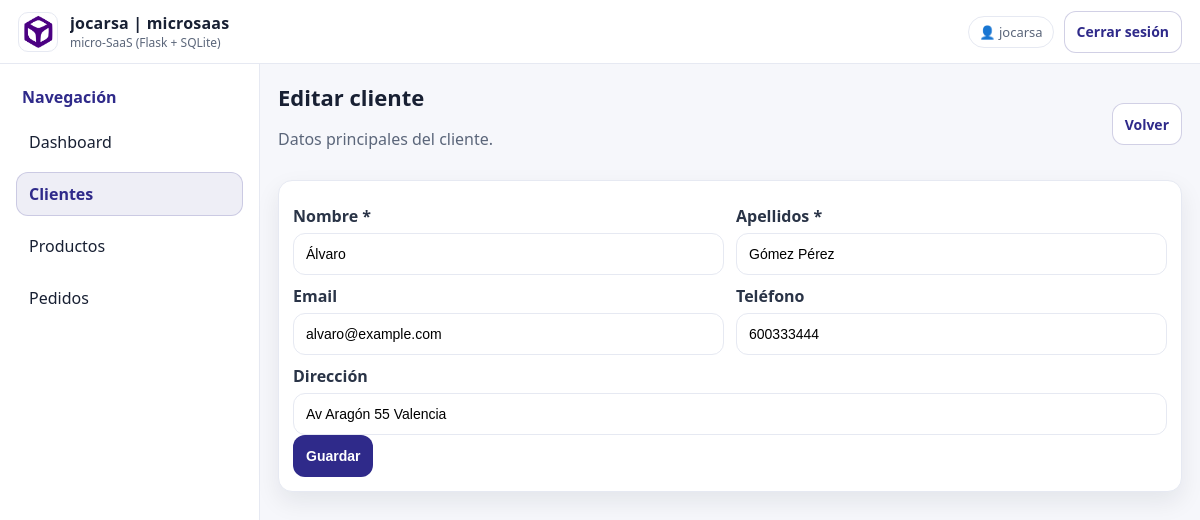
Page /clientes/2/editar (signed in) on the committed database.
### tables this page shows
CREATE TABLE clientes(
            id INTEGER PRIMARY KEY AUTOINCREMENT,
            nombre TEXT NOT NULL,
            apellidos TEXT NOT NULL,
            email TEXT,
            telefono TEXT,
            direccion TEXT,
            created_at TEXT NOT NULL
        );

### app.py (the view, shortened to what this page needs)
    @app.route("/clientes/<int:cliente_id>/editar", methods=["GET", "POST"])
    @login_required
    def clientes_edit(cliente_id):
        conn = get_db()
        cliente = conn.execute("SELECT * FROM clientes WHERE id = ?", (cliente_id,)).fetchone()
        if not cliente:
            conn.close()
            flash("Cliente no encontrado.", "error")
            return redirect(url_for("clientes_list"))
        conn.close()
        return render_template("clientes_form.html", mode="edit", cliente=cliente)

### templates/clientes_form.html
{% extends "base.html" %}
{% block body %}
  <aside class="sidebar">
    <div class="sidebar-title">Navegación</div>
    <a class="navitem" href="{{ url_for('dashboard') }}">Dashboard</a>
    <a class="navitem active" href="{{ url_for('clientes_list') }}">Clientes</a>
    <a class="navitem" href="{{ url_for('productos_list') }}">Productos</a>
    <a class="navitem" href="{{ url_for('pedidos_list') }}">Pedidos</a>
  </aside>
  <main class="main">
    <div class="pagehead row">
      <div>
        <h1>{% if mode=='new' %}Nuevo cliente{% else %}Editar cliente{% endif %}</h1>
        <p class="muted">Datos principales del cliente.</p>
      </div>
      <div class="actions">
        <a class="btn btn-outline" href="{{ url_for('clientes_list') }}">Volver</a>
      </div>
    </div>
    <form class="form cardpad" method="POST">
      <div class="grid2">
        <div>
          <label>Nombre *</label>
          <input name="nombre" required value="{{ cliente.nombre if cliente else '' }}">
        </div>
        <div>
          <label>Apellidos *</label>
          <input name="apellidos" required value="{{ cliente.apellidos if cliente else '' }}">
        </div>
      </div>
      <div class="grid2">
        <div>
          <label>Email</label>
          <input name="email" type="email" value="{{ cliente.email if cliente else '' }}">
        </div>
        <div>
          <label>Teléfono</label>
          <input name="telefono" value="{{ cliente.telefono if cliente else '' }}">
        </div>
      </div>
      <label>Dirección</label>
      <input name="direccion" value="{{ cliente.direccion if cliente else '' }}">
      <button class="btn btn-primary" type="submit">Guardar</button>
    </form>
  </main>
{% endblock %}

### static/style.css (style rules this page uses)
:root { --indigo:#2f2a8a; --indigo-2:#3b36a8; --orange:#f57c00; --bg:#f6f7fb; --card:#ffffff; --text:#182033; --muted:#5b667a; --line:#e6e9f2; --danger:#c62828; --shadow:0 10px 24px rgba(16,24,40,.08); --radius:14px; --radius-sm:10px; --control-h:42px; --btn-h:42px; --btn-h-sm:34px; --font: system-ui, -apple-system, Segoe UI, Roboto, Ubuntu, Cantarell, "Helvetica Neue", Arial, "Noto Sans", "Liberation Sans", sans-serif; }
* { box-sizing:border-box; }
html,body { height:100%; }
body { margin:0; font-family:var(--font); color:var(--text); background:var(--bg); }
.sidebar { width:260px; padding:16px; border-right:1px solid var(--line); background:var(--card); }
.sidebar-title { font-weight:800; color:var(--indigo); margin:6px 6px 12px 6px; }
.navitem { display:block; padding:10px 12px; border-radius:12px; text-decoration:none; color:var(--text); border:1px solid transparent; margin-bottom:8px; }
.navitem.active { background:rgba(47,42,138,.08); border-color:rgba(47,42,138,.18); color:var(--indigo); font-weight:700; }
.main { flex:1; padding:18px; }
.pagehead { margin-bottom:14px; }
.pagehead h1 { margin:0; font-size:22px; }
.muted { color:var(--muted); }
.row { display:flex; align-items:center; justify-content:space-between; gap:14px; }
.actions { display:flex; gap:10px; align-items:center; flex-wrap:wrap; }
.form input, .form select, .searchbar input { width:100%; height:var(--control-h); padding:10px 12px; border-radius:12px; border:1px solid var(--line); background:#fff; font-size:14px; outline:none; line-height:1; }
.form label { display:block; font-weight:700; margin:10px 0 6px 0; color:#2a3447; }
.cardpad { background:var(--card); border:1px solid var(--line); border-radius:var(--radius); box-shadow:var(--shadow); padding:14px; }
.grid2 { display:grid; grid-template-columns:1fr 1fr; gap:12px; }
.btn { display:inline-flex; align-items:center; justify-content:center; gap:8px; height:var(--btn-h); padding:0 12px; border-radius:12px; border:1px solid transparent; text-decoration:none; font-weight:800; font-size:14px; cursor:pointer; background:#fff; color:var(--text); vertical-align:middle; white-space:nowrap; }
.btn-primary { background:var(--indigo); color:#fff; border-color:rgba(0,0,0,0); }
.btn-outline { border-color:rgba(47,42,138,.22); color:var(--indigo); background:#fff; }

### rows in the picture
clientes: nombre "Álvaro", apellidos "Gómez Pérez", email "alvaro@example.com", telefono "600333444", direccion "Av Aragón 55 Valencia"

### other values in the picture
{{ APP_NAME }} "jocarsa | microsaas"
{{ current_user }} "jocarsa"
